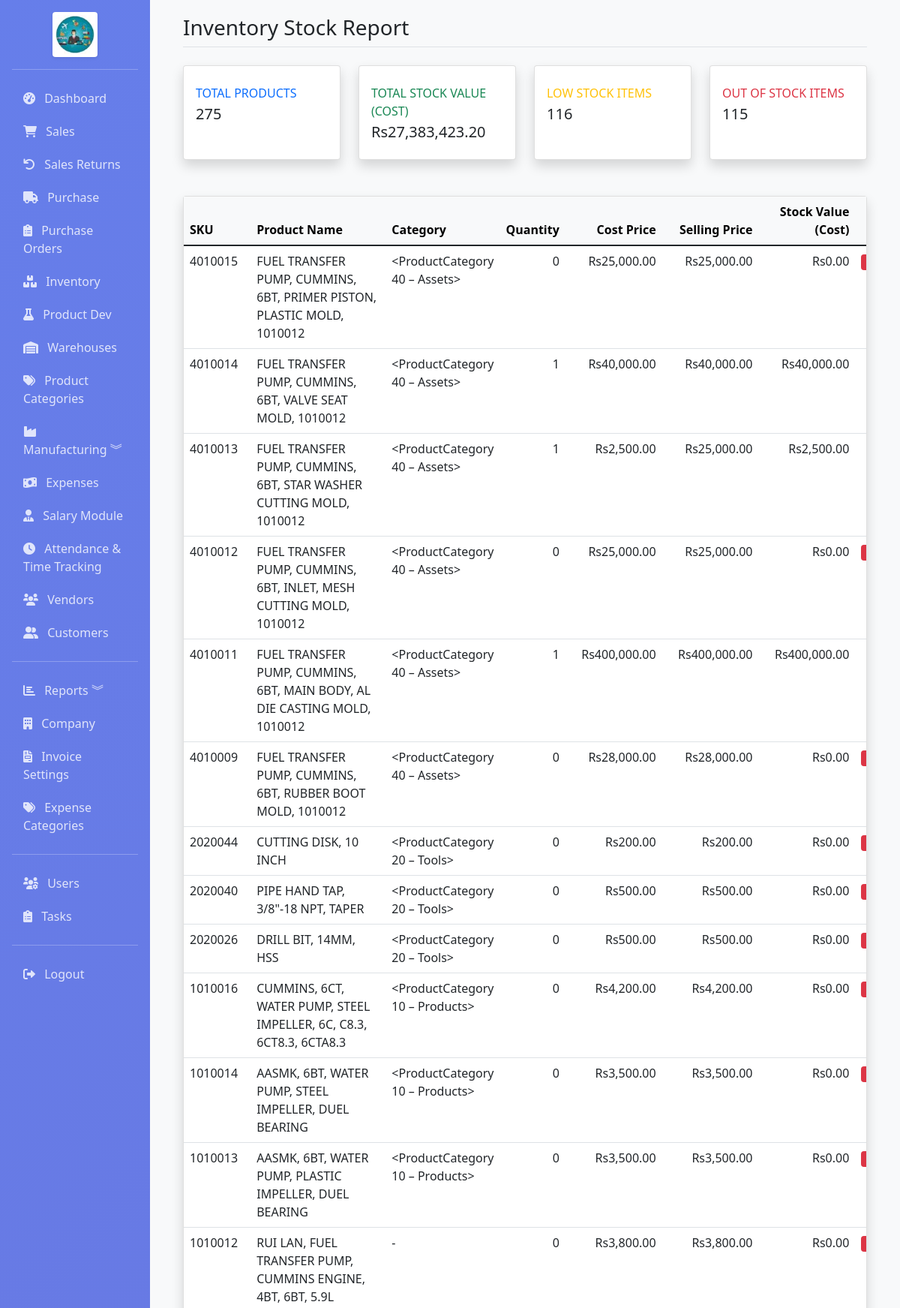
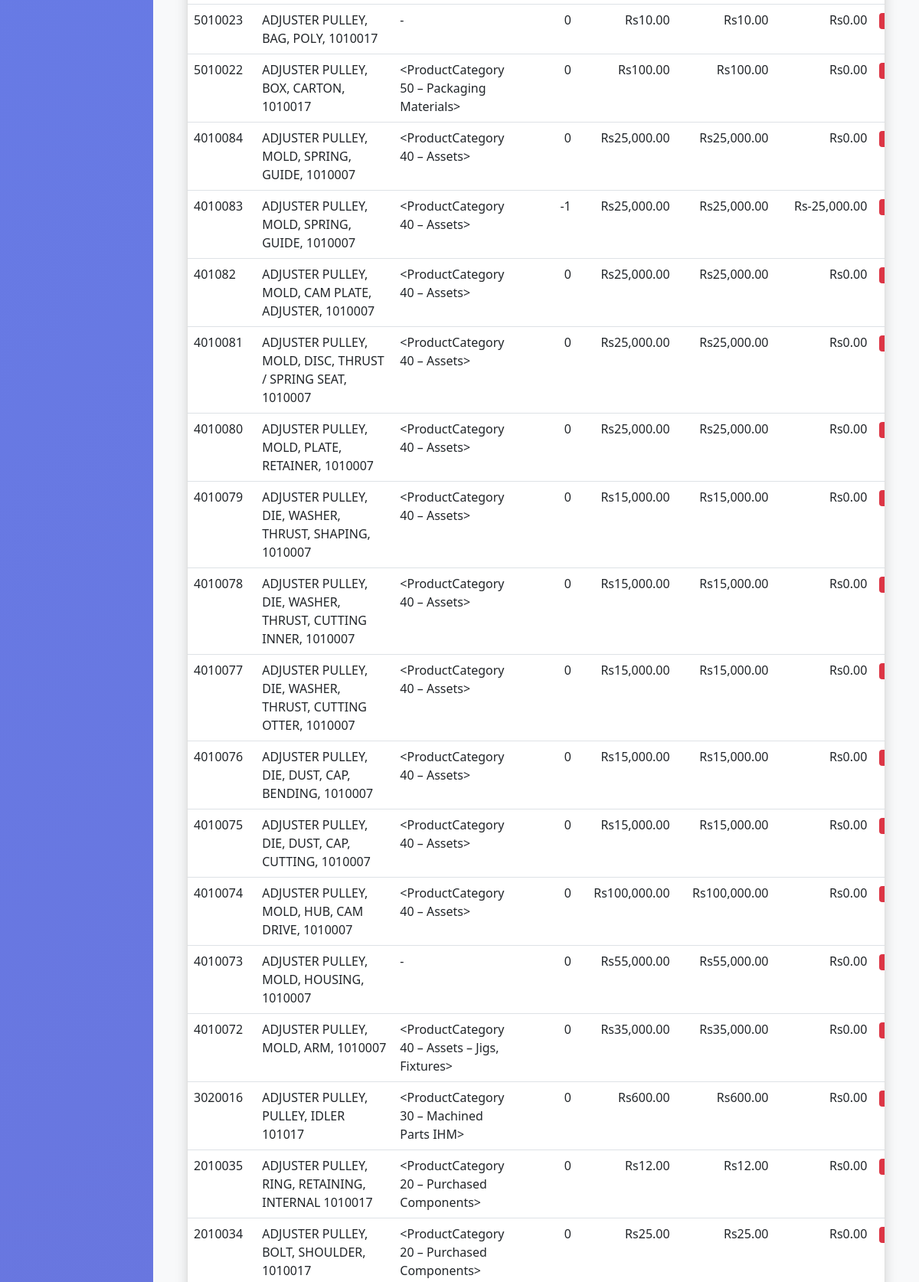
Page /inventory/stock-report (signed in, upper part) on the committed database (2 pictures, top to bottom).
### app/models.py (models this page shows, shortened)
class Product(db.Model):
    __tablename__ = 'products'
    id = db.Column(db.Integer, primary_key=True)
    name = db.Column(db.String(100), nullable=False, index=True)
    sku = db.Column(db.String(50), unique=True, nullable=False, index=True)
    barcode = db.Column(db.String(50), index=True)
    description = db.Column(db.Text)
    category_id = db.Column(db.Integer, db.ForeignKey('product_categories.id'), nullable=True, index=True)
    category = db.relationship('ProductCategory', backref='products', lazy=True)
    category_name = db.Column(db.String(50), index=True)
    brand = db.Column(db.String(50))
    unit = db.Column(db.String(20), default='pcs')  # pcs, kg, meter, etc.
    unit_price = db.Column(db.Float, nullable=False, default=0)
    cost_price = db.Column(db.Float, nullable=False, default=0)
    quantity = db.Column(db.Float, default=0)
    reorder_level = db.Column(db.Float, default=0)
    min_quantity = db.Column(db.Float, default=0)
    max_quantity = db.Column(db.Float, default=0)
    location = db.Column(db.String(100))
    weight = db.Column(db.Float, default=0)
    image_path = db.Column(db.String(255))  # Path to product image
    is_active = db.Column(db.Boolean, default=True)
    is_manufactured = db.Column(db.Boolean, default=False)
    finished_good_price = db.Column(db.Float, nullable=True)
    warehouse_id = db.Column(db.Integer, db.ForeignKey('warehouses.id'), nullable=True, index=True)
    created_at = db.Column(db.DateTime, default=datetime.utcnow)
    updated_at = db.Column(db.DateTime, default=datetime.utcnow, onupdate=datetime.utcnow)
    warehouse = db.relationship('Warehouse', backref='products', lazy=True)
    sale_items = db.relationship('SaleItem', backref='product', lazy=True)
    purchase_items = db.relationship('PurchaseItem', backref='product', lazy=True)
    @property
    def stock_value(self):
        return self.quantity * self.cost_price
    @property
    def is_low_stock(self):
        return self.quantity <= self.reorder_level
    @property
    def is_out_of_stock(self):
        return self.quantity <= 0

class ProductCategory(db.Model):
    __tablename__ = 'product_categories'
    id = db.Column(db.Integer, primary_key=True)
    name = db.Column(db.String(100), nullable=False, unique=True, index=True)
    description = db.Column(db.Text)
    is_active = db.Column(db.Boolean, default=True)
    created_at = db.Column(db.DateTime, default=datetime.utcnow)
    updated_at = db.Column(db.DateTime, default=datetime.utcnow, onupdate=datetime.utcnow)
    def __repr__(self):
        return f'<ProductCategory {self.name}>'

### app/routes/inventory.py (the view)
@bp.route('/stock-report')
@login_required
def stock_report():
    products = Product.query.all()
    total_products = len(products)
    total_value = sum(p.quantity * p.cost_price for p in products)
    low_stock_count = sum(1 for p in products if p.quantity <= p.reorder_level)
    out_of_stock = sum(1 for p in products if p.quantity == 0)
    return render_template('inventory/stock_report.html',
                         products=products,
                         total_products=total_products,
                         total_value=total_value,
                         low_stock_count=low_stock_count,
                         out_of_stock=out_of_stock)

### app/models.py (called while the page is built)
    @property
    def is_admin(self):
        return self.role == 'admin'

### app/templates/inventory/stock_report.html (shortened to what this page needs)
{% extends "base.html" %}
{% block content %}
<div class="container-fluid list-page">
    <div class="d-flex justify-content-between align-items-center mb-4 border-bottom pb-2">
        <h2 class="h3 mb-0 text-gray-800">Inventory Stock Report</h2>
    </div>
    <div class="row mb-4">
        <div class="col-xl-3 col-md-6 mb-4">
            <div class="card border-left-primary shadow h-100 py-2">
                <div class="card-body">
                    <div class="text-xs font-weight-bold text-primary text-uppercase mb-1">Total Products</div>
                    <div class="h5 mb-0 font-weight-bold text-gray-800">{{ total_products }}</div>
                </div>
            </div>
        </div>
        <div class="col-xl-3 col-md-6 mb-4">
            <div class="card border-left-success shadow h-100 py-2">
                <div class="card-body">
                    <div class="text-xs font-weight-bold text-success text-uppercase mb-1">Total Stock Value (Cost)</div>
                    <div class="h5 mb-0 font-weight-bold text-gray-800">Rs{{ "{:,.2f}".format(total_value) }}</div>
                </div>
            </div>
        </div>
        <div class="col-xl-3 col-md-6 mb-4">
            <div class="card border-left-warning shadow h-100 py-2">
                <div class="card-body">
                    <div class="text-xs font-weight-bold text-warning text-uppercase mb-1">Low Stock Items</div>
                    <div class="h5 mb-0 font-weight-bold text-gray-800">{{ low_stock_count }}</div>
                </div>
            </div>
        </div>
        <div class="col-xl-3 col-md-6 mb-4">
            <div class="card border-left-danger shadow h-100 py-2">
                <div class="card-body">
                    <div class="text-xs font-weight-bold text-danger text-uppercase mb-1">Out of Stock Items</div>
                    <div class="h5 mb-0 font-weight-bold text-gray-800">{{ out_of_stock }}</div>
                </div>
            </div>
        </div>
    </div>
    <div class="card shadow mb-4">
        <div class="card-body p-0">
            <div class="table-responsive">
                <table class="table table-hover mb-0">
                    <thead class="table-light">
                        <tr>
                            <th>SKU</th>
                            <th>Product Name</th>
                            <th>Category</th>
                            <th class="text-end">Quantity</th>
                            <th class="text-end">Cost Price</th>
                            <th class="text-end">Selling Price</th>
                            <th class="text-end">Stock Value (Cost)</th>
                            <th class="text-center">Status</th>
                        </tr>
                    </thead>
                    <tbody>
                        {% for product in products %}
                        <tr>
                            <td>{{ product.sku }}</td>
                            <td>{{ product.name }}</td>
                            <td>{{ product.category or '-' }}</td>
                            <td class="text-end">{{ "{:,.0f}".format(product.quantity) }}</td>
                            <td class="text-end">Rs{{ "{:,.2f}".format(product.cost_price) }}</td>
                            <td class="text-end">Rs{{ "{:,.2f}".format(product.unit_price) }}</td>
                            <td class="text-end">Rs{{ "{:,.2f}".format(product.stock_value) }}</td>
                            <td class="text-center">
                                {% if product.is_out_of_stock %}
                                <span class="badge bg-danger">Out of Stock</span>
                                {% elif product.is_low_stock %}
                                <span class="badge bg-warning">Low Stock</span>
                                {% else %}
                                <span class="badge bg-success">In Stock</span>
                                {% endif %}
                            </td>
                        </tr>
                        {% else %}
                        <tr>
                            <td colspan="8" class="text-center py-4 text-muted">No products found in inventory.</td>
                        </tr>
                        {% endfor %}
                    </tbody>
                </table>
            </div>
        </div>
    </div>
</div>
{% endblock %}

### rows in the picture
Product: sku "4010015", name "FUEL TRANSFER PUMP, CUMMINS, 6BT, PRIMER PISTON, PLASTIC MOLD, 1010012", name "<ProductCategory 40 – Assets>", quantity "0", cost_price "25,000.00", unit_price "25,000.00", stock_value "0.00"
Product: sku "4010014", name "FUEL TRANSFER PUMP, CUMMINS, 6BT, VALVE SEAT MOLD, 1010012", name "<ProductCategory 40 – Assets>", quantity "1", cost_price "40,000.00", unit_price "40,000.00", stock_value "40,000.00"
Product: sku "4010013", name "FUEL TRANSFER PUMP, CUMMINS, 6BT, STAR WASHER CUTTING MOLD, 1010012", name "<ProductCategory 40 – Assets>", quantity "1", cost_price "2,500.00", unit_price "25,000.00", stock_value "2,500.00"
Product: sku "4010012", name "FUEL TRANSFER PUMP, CUMMINS, 6BT, INLET, MESH CUTTING MOLD, 1010012", name "<ProductCategory 40 – Assets>", quantity "0", cost_price "25,000.00", unit_price "25,000.00", stock_value "0.00"
Product: sku "4010011", name "FUEL TRANSFER PUMP, CUMMINS, 6BT, MAIN BODY, AL DIE CASTING MOLD, 1010012", name "<ProductCategory 40 – Assets>", quantity "1", cost_price "400,000.00", unit_price "400,000.00", stock_value "400,000.00"
Product: sku "4010009", name "FUEL TRANSFER PUMP, CUMMINS, 6BT, RUBBER BOOT MOLD, 1010012", name "<ProductCategory 40 – Assets>", quantity "0", cost_price "28,000.00", unit_price "28,000.00", stock_value "0.00"
Product: sku "2020044", name "CUTTING DISK, 10 INCH", name "<ProductCategory 20 – Tools>", quantity "0", cost_price "200.00", unit_price "200.00", stock_value "0.00"
Product: sku "2020040", name "PIPE HAND TAP, 3/8\"-18 NPT, TAPER", name "<ProductCategory 20 – Tools>", quantity "0", cost_price "500.00", unit_price "500.00", stock_value "0.00"
Product: sku "2020026", name "DRILL BIT, 14MM, HSS", name "<ProductCategory 20 – Tools>", quantity "0", cost_price "500.00", unit_price "500.00", stock_value "0.00"
Product: sku "1010016", name "CUMMINS, 6CT, WATER PUMP, STEEL IMPELLER, 6C, C8.3, 6CT8.3, 6CTA8.3", name "<ProductCategory 10 – Products>", quantity "0", cost_price "4,200.00", unit_price "4,200.00", stock_value "0.00"
Product: sku "1010014", name "AASMK, 6BT, WATER PUMP, STEEL IMPELLER, DUEL BEARING", name "<ProductCategory 10 – Products>", quantity "0", cost_price "3,500.00", unit_price "3,500.00", stock_value "0.00"
Product: sku "1010013", name "AASMK, 6BT, WATER PUMP, PLASTIC IMPELLER, DUEL BEARING", name "<ProductCategory 10 – Products>", quantity "0", cost_price "3,500.00", unit_price "3,500.00", stock_value "0.00"
Product: sku "1010012", name "RUI LAN, FUEL TRANSFER PUMP, CUMMINS ENGINE, 4BT, 6BT, 5.9L", category "-", quantity "0", cost_price "3,800.00", unit_price "3,800.00", stock_value "0.00"
Product: sku "5010023", name "ADJUSTER PULLEY, BAG, POLY, 1010017", category "-", quantity "0", cost_price "10.00", unit_price "10.00", stock_value "0.00"
Product: sku "5010022", name "ADJUSTER PULLEY, BOX, CARTON, 1010017", name "<ProductCategory 50 – Packaging Materials>", quantity "0", cost_price "100.00", unit_price "100.00", stock_value "0.00"
Product: sku "4010084", name "ADJUSTER PULLEY, MOLD, SPRING, GUIDE, 1010007", name "<ProductCategory 40 – Assets>", quantity "0", cost_price "25,000.00", unit_price "25,000.00", stock_value "0.00"
Product: sku "4010083", name "ADJUSTER PULLEY, MOLD, SPRING, GUIDE, 1010007", name "<ProductCategory 40 – Assets>", quantity "-1", cost_price "25,000.00", unit_price "25,000.00", stock_value "-25,000.00"
Product: sku "401082", name "ADJUSTER PULLEY, MOLD, CAM PLATE, ADJUSTER, 1010007", name "<ProductCategory 40 – Assets>", quantity "0", cost_price "25,000.00", unit_price "25,000.00", stock_value "0.00"
Product: sku "4010081", name "ADJUSTER PULLEY, MOLD, DISC, THRUST / SPRING SEAT, 1010007", name "<ProductCategory 40 – Assets>", quantity "0", cost_price "25,000.00", unit_price "25,000.00", stock_value "0.00"
Product: sku "4010080", name "ADJUSTER PULLEY, MOLD, PLATE, RETAINER, 1010007", name "<ProductCategory 40 – Assets>", quantity "0", cost_price "25,000.00", unit_price "25,000.00", stock_value "0.00"
Product: sku "4010079", name "ADJUSTER PULLEY, DIE, WASHER, THRUST, SHAPING, 1010007", name "<ProductCategory 40 – Assets>", quantity "0", cost_price "15,000.00", unit_price "15,000.00", stock_value "0.00"
Product: sku "4010078", name "ADJUSTER PULLEY, DIE, WASHER, THRUST, CUTTING INNER, 1010007", name "<ProductCategory 40 – Assets>", quantity "0", cost_price "15,000.00", unit_price "15,000.00", stock_value "0.00"
Product: sku "4010077", name "ADJUSTER PULLEY, DIE, WASHER, THRUST, CUTTING OTTER, 1010007", name "<ProductCategory 40 – Assets>", quantity "0", cost_price "15,000.00", unit_price "15,000.00", stock_value "0.00"
Product: sku "4010076", name "ADJUSTER PULLEY, DIE, DUST, CAP, BENDING, 1010007", name "<ProductCategory 40 – Assets>", quantity "0", cost_price "15,000.00", unit_price "15,000.00", stock_value "0.00"
Product: sku "4010075", name "ADJUSTER PULLEY, DIE, DUST, CAP, CUTTING, 1010007", name "<ProductCategory 40 – Assets>", quantity "0", cost_price "15,000.00", unit_price "15,000.00", stock_value "0.00"
Product: sku "4010074", name "ADJUSTER PULLEY, MOLD, HUB, CAM DRIVE, 1010007", name "<ProductCategory 40 – Assets>", quantity "0", cost_price "100,000.00", unit_price "100,000.00", stock_value "0.00"
Product: sku "4010073", name "ADJUSTER PULLEY, MOLD, HOUSING, 1010007", category "-", quantity "0", cost_price "55,000.00", unit_price "55,000.00", stock_value "0.00"
Product: sku "4010072", name "ADJUSTER PULLEY, MOLD, ARM, 1010007", name "<ProductCategory 40 – Assets – Jigs, Fixtures>", quantity "0", cost_price "35,000.00", unit_price "35,000.00", stock_value "0.00"
Product: sku "3020016", name "ADJUSTER PULLEY, PULLEY, IDLER 101017", name "<ProductCategory 30 – Machined Parts IHM>", quantity "0", cost_price "600.00", unit_price "600.00", stock_value "0.00"
Product: sku "2010035", name "ADJUSTER PULLEY, RING, RETAINING, INTERNAL 1010017", name "<ProductCategory 20 – Purchased Components>", quantity "0", cost_price "12.00", unit_price "12.00", stock_value "0.00"
Product: sku "2010034", name "ADJUSTER PULLEY, BOLT, SHOULDER, 1010017", name "<ProductCategory 20 – Purchased Components>", quantity "0", cost_price "25.00", unit_price "25.00", stock_value "0.00"

### other values in the picture
{{ total_products }} "275"
{{ "{:,.2f}".format(total_value) }} "27,383,423.20"
{{ low_stock_count }} "116"
{{ out_of_stock }} "115"
